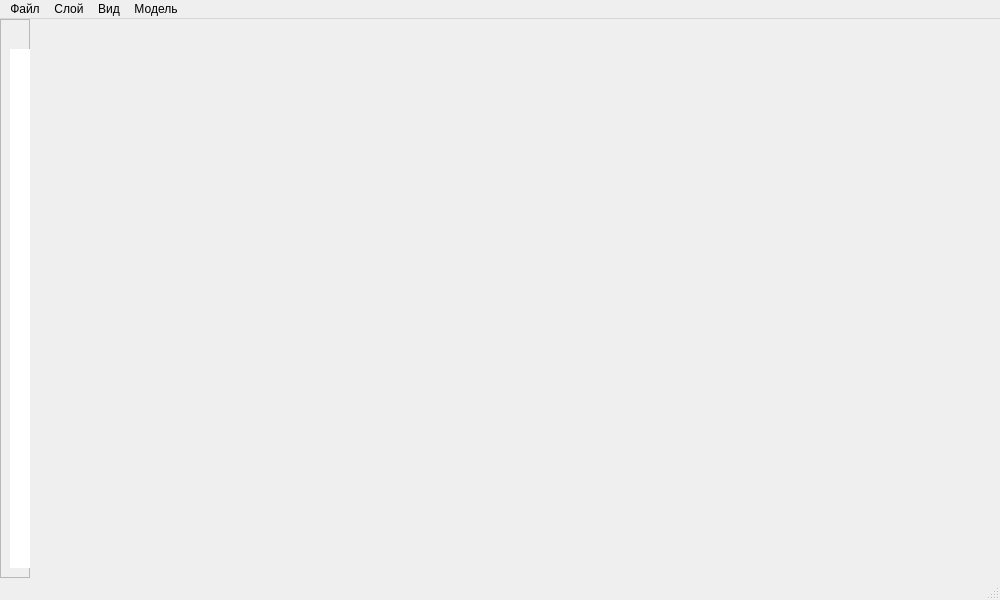
<?xml version="1.0" encoding="UTF-8"?>
<ui version="4.0">
 <class>MainWindow</class>
 <widget class="QMainWindow" name="MainWindow">
  <property name="geometry">
   <rect>
    <x>0</x>
    <y>0</y>
    <width>1000</width>
    <height>600</height>
   </rect>
  </property>
  <property name="minimumSize">
   <size>
    <width>1000</width>
    <height>600</height>
   </size>
  </property>
  <property name="windowTitle">
   <string>FireMap</string>
  </property>
  <widget class="QWidget" name="centralwidget">
   <property name="sizePolicy">
    <sizepolicy hsizetype="Expanding" vsizetype="Expanding">
     <horstretch>0</horstretch>
     <verstretch>0</verstretch>
    </sizepolicy>
   </property>
   <layout class="QHBoxLayout" name="horizontalLayout">
    <property name="spacing">
     <number>0</number>
    </property>
    <property name="leftMargin">
     <number>0</number>
    </property>
    <property name="topMargin">
     <number>0</number>
    </property>
    <property name="rightMargin">
     <number>0</number>
    </property>
    <property name="bottomMargin">
     <number>0</number>
    </property>
    <item>
     <layout class="QHBoxLayout" name="mainContent" stretch="0">
      <property name="sizeConstraint">
       <enum>QLayout::SetDefaultConstraint</enum>
      </property>
      <item alignment="Qt::AlignLeft">
       <widget class="QFrame" name="left_side_content">
        <property name="maximumSize">
         <size>
          <width>30</width>
          <height>16777215</height>
         </size>
        </property>
        <property name="frameShape">
         <enum>QFrame::StyledPanel</enum>
        </property>
        <property name="frameShadow">
         <enum>QFrame::Raised</enum>
        </property>
        <layout class="QVBoxLayout" name="verticalLayout">
         <item alignment="Qt::AlignHCenter">
          <widget class="QLabel" name="label">
           <property name="text">
            <string/>
           </property>
           <property name="alignment">
            <set>Qt::AlignCenter</set>
           </property>
          </widget>
         </item>
         <item>
          <widget class="QListWidget" name="listOfLayers">
           <property name="minimumSize">
            <size>
             <width>30</width>
             <height>0</height>
            </size>
           </property>
           <property name="maximumSize">
            <size>
             <width>16777215</width>
             <height>16777215</height>
            </size>
           </property>
           <property name="styleSheet">
            <string notr="true">QListWidget::item {
 	border: 0px;
    padding-left: 30px;
 }
QListWidget::item:selected{
  color: black;
  border: 0px;
  background-color:rgb(244, 244, 244);
}</string>
           </property>
           <property name="frameShape">
            <enum>QFrame::NoFrame</enum>
           </property>
           <property name="lineWidth">
            <number>0</number>
           </property>
           <property name="editTriggers">
            <set>QAbstractItemView::NoEditTriggers</set>
           </property>
           <property name="defaultDropAction">
            <enum>Qt::IgnoreAction</enum>
           </property>
          </widget>
         </item>
        </layout>
       </widget>
      </item>
     </layout>
    </item>
   </layout>
  </widget>
  <widget class="QMenuBar" name="menubar">
   <property name="geometry">
    <rect>
     <x>0</x>
     <y>0</y>
     <width>1000</width>
     <height>21</height>
    </rect>
   </property>
   <widget class="QMenu" name="menu">
    <property name="title">
     <string>Файл</string>
    </property>
    <addaction name="actionNew_project"/>
    <addaction name="actionExit"/>
   </widget>
   <widget class="QMenu" name="menuAdd_layer">
    <property name="title">
     <string>Слой</string>
    </property>
    <addaction name="actionAdd_vector_layer"/>
    <addaction name="actionAdd_raster_layer"/>
   </widget>
   <widget class="QMenu" name="menuView">
    <property name="title">
     <string>Вид</string>
    </property>
    <addaction name="actionShow_list_of_layers"/>
   </widget>
   <widget class="QMenu" name="menuModel">
    <property name="title">
     <string>Модель</string>
    </property>
    <addaction name="actionStart_model"/>
   </widget>
   <addaction name="menu"/>
   <addaction name="menuAdd_layer"/>
   <addaction name="menuView"/>
   <addaction name="menuModel"/>
  </widget>
  <widget class="QStatusBar" name="statusbar"/>
  <action name="actionNew_project">
   <property name="text">
    <string>Новый</string>
   </property>
  </action>
  <action name="actionOpen_project">
   <property name="text">
    <string>Открыть</string>
   </property>
  </action>
  <action name="actionSave_project">
   <property name="text">
    <string>Сохранить</string>
   </property>
  </action>
  <action name="actionAdd_vector_layer">
   <property name="text">
    <string>Добавить векторный слой</string>
   </property>
  </action>
  <action name="actionAdd_raster_layer">
   <property name="text">
    <string>Добавить растровый слой</string>
   </property>
  </action>
  <action name="actionShow_list_of_layers">
   <property name="checkable">
    <bool>true</bool>
   </property>
   <property name="text">
    <string>Список слоев</string>
   </property>
  </action>
  <action name="actionExit">
   <property name="text">
    <string>Выйти</string>
   </property>
  </action>
  <action name="actionStart_model">
   <property name="text">
    <string>Начать моделирование</string>
   </property>
  </action>
 </widget>
 <resources/>
 <connections/>
</ui>
